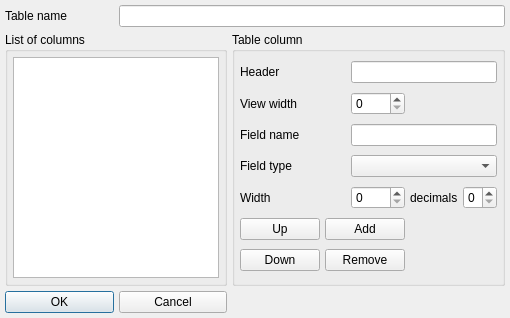
<?xml version="1.0" encoding="UTF-8"?>
<ui version="4.0">
 <class>eTable</class>
 <widget class="QDialog" name="eTable">
  <property name="geometry">
   <rect>
    <x>0</x>
    <y>0</y>
    <width>510</width>
    <height>318</height>
   </rect>
  </property>
  <property name="windowTitle">
   <string>Form table</string>
  </property>
  <layout class="QGridLayout">
   <item row="1" column="0" colspan="2">
    <widget class="QGroupBox" name="groupBox2">
     <property name="title">
      <string>List of columns</string>
     </property>
     <layout class="QGridLayout">
      <item row="0" column="0">
       <widget class="QListWidget" name="ListCol">
        <property name="lineWidth">
         <number>1</number>
        </property>
        <property name="midLineWidth">
         <number>1</number>
        </property>
        <property name="margin" stdset="0">
         <number>0</number>
        </property>
       </widget>
      </item>
     </layout>
    </widget>
   </item>
   <item row="0" column="0">
    <widget class="QLabel" name="textLabel3">
     <property name="text">
      <string>Table name</string>
     </property>
     <property name="wordWrap">
      <bool>false</bool>
     </property>
    </widget>
   </item>
   <item row="2" column="0">
    <widget class="QPushButton" name="bOK">
     <property name="text">
      <string>OK</string>
     </property>
     <property name="default">
      <bool>true</bool>
     </property>
    </widget>
   </item>
   <item row="0" column="1" colspan="2">
    <widget class="QLineEdit" name="eTabName">
     <property name="maxLength">
      <number>30</number>
     </property>
    </widget>
   </item>
   <item row="1" column="2">
    <widget class="QGroupBox" name="groupBox1">
     <property name="title">
      <string>Table column</string>
     </property>
     <layout class="QGridLayout">
      <item row="0" column="0">
       <widget class="QLabel" name="textLabel2">
        <property name="text">
         <string>Header</string>
        </property>
        <property name="wordWrap">
         <bool>false</bool>
        </property>
       </widget>
      </item>
      <item row="4" column="0">
       <widget class="QLabel" name="textLabel2_2">
        <property name="text">
         <string>Width</string>
        </property>
        <property name="wordWrap">
         <bool>false</bool>
        </property>
       </widget>
      </item>
      <item row="3" column="0">
       <widget class="QLabel" name="textLabel1">
        <property name="text">
         <string>Field type</string>
        </property>
        <property name="wordWrap">
         <bool>false</bool>
        </property>
       </widget>
      </item>
      <item row="2" column="0">
       <widget class="QLabel" name="textLabel2_3">
        <property name="text">
         <string>Field name</string>
        </property>
        <property name="wordWrap">
         <bool>false</bool>
        </property>
       </widget>
      </item>
      <item row="1" column="0" colspan="2">
       <widget class="QLabel" name="textLabel1_2">
        <property name="text">
         <string>View width</string>
        </property>
        <property name="wordWrap">
         <bool>false</bool>
        </property>
       </widget>
      </item>
      <item row="4" column="3">
       <widget class="QLabel" name="textLabel3_2">
        <property name="text">
         <string>decimals</string>
        </property>
        <property name="wordWrap">
         <bool>false</bool>
        </property>
       </widget>
      </item>
      <item row="5" column="1" colspan="2">
       <widget class="QPushButton" name="bColAdd">
        <property name="text">
         <string>Add</string>
        </property>
       </widget>
      </item>
      <item row="5" column="0">
       <widget class="QPushButton" name="bColL">
        <property name="text">
         <string>Up</string>
        </property>
       </widget>
      </item>
      <item row="6" column="0">
       <widget class="QPushButton" name="bColR">
        <property name="text">
         <string>Down</string>
        </property>
       </widget>
      </item>
      <item row="6" column="1" colspan="2">
       <widget class="QPushButton" name="bColDel">
        <property name="text">
         <string>Remove</string>
        </property>
       </widget>
      </item>
      <item row="1" column="2">
       <widget class="QSpinBox" name="eColWidth">
        <property name="maximum">
         <number>9999</number>
        </property>
       </widget>
      </item>
      <item row="4" column="2">
       <widget class="QSpinBox" name="eColTWidth">
        <property name="maximum">
         <number>255</number>
        </property>
       </widget>
      </item>
      <item row="4" column="4">
       <widget class="QSpinBox" name="eColTDec">
        <property name="maximum">
         <number>9</number>
        </property>
       </widget>
      </item>
      <item row="0" column="2" colspan="3">
       <widget class="QLineEdit" name="eColHeader">
        <property name="maxLength">
         <number>100</number>
        </property>
       </widget>
      </item>
      <item row="2" column="2" colspan="3">
       <widget class="QLineEdit" name="eColName">
        <property name="maxLength">
         <number>300</number>
        </property>
       </widget>
      </item>
      <item row="3" column="2" colspan="3">
       <widget class="QComboBox" name="eType"/>
      </item>
     </layout>
    </widget>
   </item>
   <item row="2" column="1">
    <widget class="QPushButton" name="bCancel">
     <property name="text">
      <string>Cancel</string>
     </property>
    </widget>
   </item>
  </layout>
 </widget>
 <layoutdefault spacing="5" margin="5"/>
 <pixmapfunction>qPixmapFromMimeSource</pixmapfunction>
 <includes>
  <include location="local">ananas.h</include>
 </includes>
 <resources/>
 <connections>
  <connection>
   <sender>bOK</sender>
   <signal>clicked()</signal>
   <receiver>eTable</receiver>
   <slot>accept()</slot>
   <hints>
    <hint type="sourcelabel">
     <x>20</x>
     <y>20</y>
    </hint>
    <hint type="destinationlabel">
     <x>20</x>
     <y>20</y>
    </hint>
   </hints>
  </connection>
  <connection>
   <sender>bCancel</sender>
   <signal>clicked()</signal>
   <receiver>eTable</receiver>
   <slot>reject()</slot>
   <hints>
    <hint type="sourcelabel">
     <x>20</x>
     <y>20</y>
    </hint>
    <hint type="destinationlabel">
     <x>20</x>
     <y>20</y>
    </hint>
   </hints>
  </connection>
  <connection>
   <sender>bColAdd</sender>
   <signal>clicked()</signal>
   <receiver>eTable</receiver>
   <slot>ColumnAdd()</slot>
   <hints>
    <hint type="sourcelabel">
     <x>20</x>
     <y>20</y>
    </hint>
    <hint type="destinationlabel">
     <x>20</x>
     <y>20</y>
    </hint>
   </hints>
  </connection>
  <connection>
   <sender>bColDel</sender>
   <signal>clicked()</signal>
   <receiver>eTable</receiver>
   <slot>ColumnDel()</slot>
   <hints>
    <hint type="sourcelabel">
     <x>20</x>
     <y>20</y>
    </hint>
    <hint type="destinationlabel">
     <x>20</x>
     <y>20</y>
    </hint>
   </hints>
  </connection>
  <connection>
   <sender>bColL</sender>
   <signal>clicked()</signal>
   <receiver>eTable</receiver>
   <slot>ColumnL()</slot>
   <hints>
    <hint type="sourcelabel">
     <x>20</x>
     <y>20</y>
    </hint>
    <hint type="destinationlabel">
     <x>20</x>
     <y>20</y>
    </hint>
   </hints>
  </connection>
  <connection>
   <sender>bColR</sender>
   <signal>clicked()</signal>
   <receiver>eTable</receiver>
   <slot>ColumnR()</slot>
   <hints>
    <hint type="sourcelabel">
     <x>20</x>
     <y>20</y>
    </hint>
    <hint type="destinationlabel">
     <x>20</x>
     <y>20</y>
    </hint>
   </hints>
  </connection>
  <connection>
   <sender>ListCol</sender>
   <signal>highlighted(int)</signal>
   <receiver>eTable</receiver>
   <slot>ColumnSel(int)</slot>
   <hints>
    <hint type="sourcelabel">
     <x>20</x>
     <y>20</y>
    </hint>
    <hint type="destinationlabel">
     <x>20</x>
     <y>20</y>
    </hint>
   </hints>
  </connection>
  <connection>
   <sender>eColHeader</sender>
   <signal>textChanged(QString)</signal>
   <receiver>eTable</receiver>
   <slot>ColumnUpd()</slot>
   <hints>
    <hint type="sourcelabel">
     <x>20</x>
     <y>20</y>
    </hint>
    <hint type="destinationlabel">
     <x>20</x>
     <y>20</y>
    </hint>
   </hints>
  </connection>
  <connection>
   <sender>eType</sender>
   <signal>activated(int)</signal>
   <receiver>eTable</receiver>
   <slot>ColumnUpd()</slot>
   <hints>
    <hint type="sourcelabel">
     <x>20</x>
     <y>20</y>
    </hint>
    <hint type="destinationlabel">
     <x>20</x>
     <y>20</y>
    </hint>
   </hints>
  </connection>
  <connection>
   <sender>eColName</sender>
   <signal>textChanged(QString)</signal>
   <receiver>eTable</receiver>
   <slot>ColumnUpd()</slot>
   <hints>
    <hint type="sourcelabel">
     <x>20</x>
     <y>20</y>
    </hint>
    <hint type="destinationlabel">
     <x>20</x>
     <y>20</y>
    </hint>
   </hints>
  </connection>
  <connection>
   <sender>eColWidth</sender>
   <signal>valueChanged(QString)</signal>
   <receiver>eTable</receiver>
   <slot>ColumnUpd()</slot>
   <hints>
    <hint type="sourcelabel">
     <x>20</x>
     <y>20</y>
    </hint>
    <hint type="destinationlabel">
     <x>20</x>
     <y>20</y>
    </hint>
   </hints>
  </connection>
  <connection>
   <sender>eColTWidth</sender>
   <signal>valueChanged(QString)</signal>
   <receiver>eTable</receiver>
   <slot>ColumnUpd()</slot>
   <hints>
    <hint type="sourcelabel">
     <x>20</x>
     <y>20</y>
    </hint>
    <hint type="destinationlabel">
     <x>20</x>
     <y>20</y>
    </hint>
   </hints>
  </connection>
  <connection>
   <sender>eColTDec</sender>
   <signal>valueChanged(QString)</signal>
   <receiver>eTable</receiver>
   <slot>ColumnUpd()</slot>
   <hints>
    <hint type="sourcelabel">
     <x>20</x>
     <y>20</y>
    </hint>
    <hint type="destinationlabel">
     <x>20</x>
     <y>20</y>
    </hint>
   </hints>
  </connection>
 </connections>
</ui>
